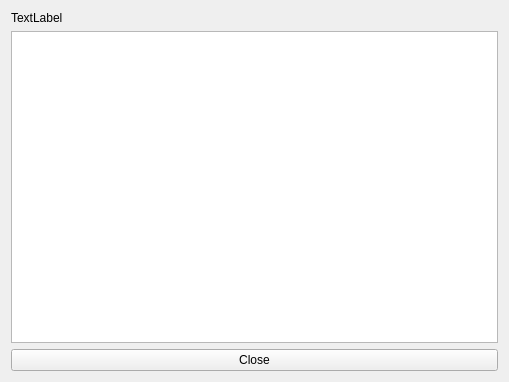
<?xml version="1.0" encoding="UTF-8"?>
<ui version="4.0">
 <class>Form</class>
 <widget class="QWidget" name="Form">
  <property name="geometry">
   <rect>
    <x>0</x>
    <y>0</y>
    <width>509</width>
    <height>382</height>
   </rect>
  </property>
  <property name="windowTitle">
   <string>Help window</string>
  </property>
  <layout class="QGridLayout" name="gridLayout">
   <item row="0" column="0">
    <widget class="QLabel" name="l_main">
     <property name="text">
      <string>TextLabel</string>
     </property>
    </widget>
   </item>
   <item row="1" column="0">
    <widget class="QTextBrowser" name="text_docstring">
     <property name="minimumSize">
      <size>
       <width>485</width>
       <height>300</height>
      </size>
     </property>
    </widget>
   </item>
   <item row="2" column="0">
    <widget class="QPushButton" name="b_close">
     <property name="text">
      <string>Close</string>
     </property>
    </widget>
   </item>
  </layout>
 </widget>
 <resources/>
 <connections/>
</ui>
